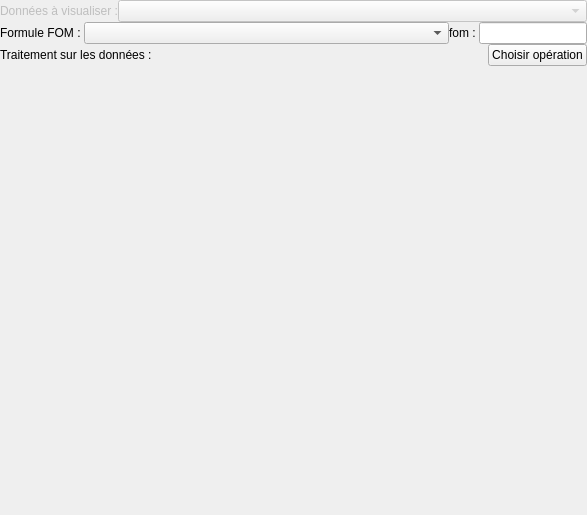
<?xml version="1.0" encoding="UTF-8"?>
<ui version="4.0">
 <class>Form</class>
 <widget class="QWidget" name="Form">
  <property name="geometry">
   <rect>
    <x>0</x>
    <y>0</y>
    <width>587</width>
    <height>515</height>
   </rect>
  </property>
  <property name="windowTitle">
   <string>vue graphique</string>
  </property>
  <layout class="QVBoxLayout" name="verticalLayout">
   <property name="spacing">
    <number>0</number>
   </property>
   <property name="margin">
    <number>0</number>
   </property>
   <item>
    <widget class="QWidget" name="selecting_widget" native="true">
     <layout class="QHBoxLayout" name="selecting_layout">
      <property name="spacing">
       <number>0</number>
      </property>
      <property name="margin">
       <number>0</number>
      </property>
      <item>
       <widget class="QLabel" name="data_label">
        <property name="enabled">
         <bool>false</bool>
        </property>
        <property name="text">
         <string>Données à visualiser :</string>
        </property>
       </widget>
      </item>
      <item>
       <widget class="QComboBox" name="choose_data_combo">
        <property name="enabled">
         <bool>false</bool>
        </property>
        <property name="sizePolicy">
         <sizepolicy hsizetype="Expanding" vsizetype="Fixed">
          <horstretch>0</horstretch>
          <verstretch>0</verstretch>
         </sizepolicy>
        </property>
       </widget>
      </item>
     </layout>
    </widget>
   </item>
   <item>
    <widget class="QWidget" name="fom_widget" native="true">
     <layout class="QHBoxLayout" name="horizontalLayout">
      <property name="spacing">
       <number>0</number>
      </property>
      <property name="margin">
       <number>0</number>
      </property>
      <item>
       <widget class="QLabel" name="label">
        <property name="sizePolicy">
         <sizepolicy hsizetype="Minimum" vsizetype="Preferred">
          <horstretch>0</horstretch>
          <verstretch>0</verstretch>
         </sizepolicy>
        </property>
        <property name="text">
         <string>Formule FOM : </string>
        </property>
       </widget>
      </item>
      <item>
       <widget class="QComboBox" name="fom_selector">
        <property name="sizePolicy">
         <sizepolicy hsizetype="Expanding" vsizetype="Fixed">
          <horstretch>0</horstretch>
          <verstretch>0</verstretch>
         </sizepolicy>
        </property>
       </widget>
      </item>
      <item>
       <widget class="QLabel" name="fom_label">
        <property name="sizePolicy">
         <sizepolicy hsizetype="Minimum" vsizetype="Preferred">
          <horstretch>0</horstretch>
          <verstretch>0</verstretch>
         </sizepolicy>
        </property>
        <property name="text">
         <string>fom : </string>
        </property>
       </widget>
      </item>
      <item>
       <widget class="QLineEdit" name="fom_line">
        <property name="sizePolicy">
         <sizepolicy hsizetype="Minimum" vsizetype="Fixed">
          <horstretch>0</horstretch>
          <verstretch>0</verstretch>
         </sizepolicy>
        </property>
       </widget>
      </item>
     </layout>
    </widget>
   </item>
   <item>
    <widget class="QWidget" name="data_treatment_widget" native="true">
     <layout class="QHBoxLayout" name="horizontalLayout_2">
      <property name="spacing">
       <number>0</number>
      </property>
      <property name="margin">
       <number>0</number>
      </property>
      <item>
       <widget class="QLabel" name="label_2">
        <property name="sizePolicy">
         <sizepolicy hsizetype="Expanding" vsizetype="Preferred">
          <horstretch>0</horstretch>
          <verstretch>0</verstretch>
         </sizepolicy>
        </property>
        <property name="text">
         <string>Traitement sur les données :</string>
        </property>
       </widget>
      </item>
      <item>
       <widget class="QPushButton" name="data_treatment_button">
        <property name="text">
         <string>Choisir opération</string>
        </property>
       </widget>
      </item>
     </layout>
    </widget>
   </item>
   <item>
    <widget class="QWidget" name="widget" native="true">
     <property name="sizePolicy">
      <sizepolicy hsizetype="Preferred" vsizetype="Expanding">
       <horstretch>0</horstretch>
       <verstretch>0</verstretch>
      </sizepolicy>
     </property>
     <layout class="QVBoxLayout" name="main_layout">
      <property name="spacing">
       <number>0</number>
      </property>
      <property name="margin">
       <number>0</number>
      </property>
      <item>
       <widget class="QWidget" name="main_widget" native="true"/>
      </item>
     </layout>
    </widget>
   </item>
  </layout>
 </widget>
 <resources/>
 <connections/>
</ui>
